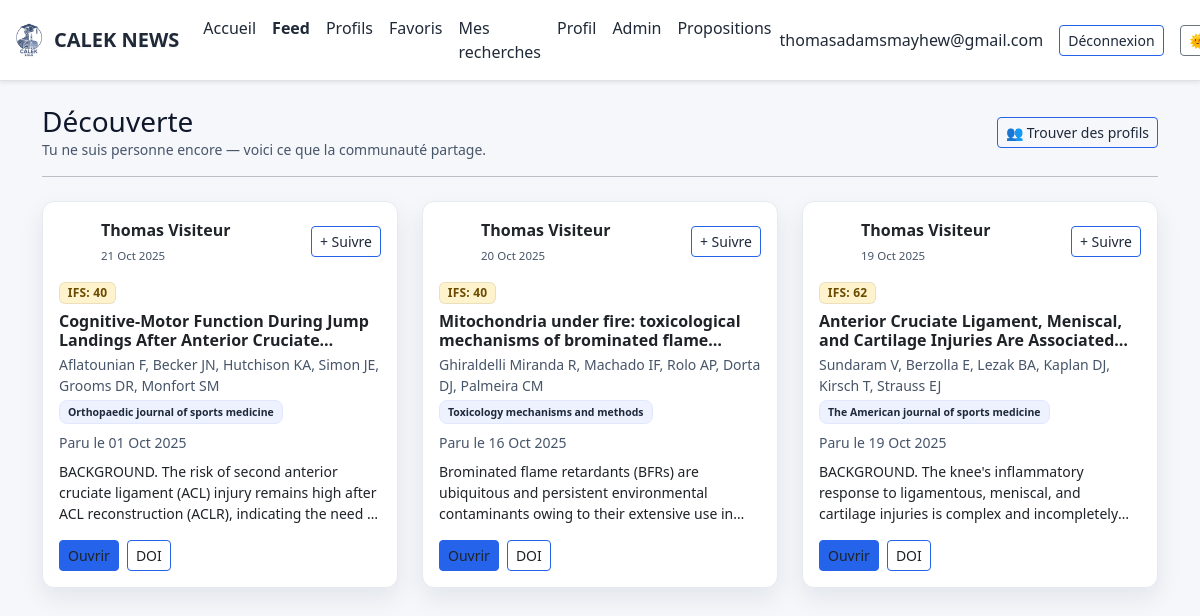
/feed (signed in), run on the app's committed database.
### app.py (models this page shows, shortened)
class User(UserMixin, db.Model):
    id = db.Column(db.Integer, primary_key=True)
    email = db.Column(db.String(120), unique=True, nullable=False)
    name = db.Column(db.String(120))
    password_hash = db.Column(db.String(255), nullable=False)
    role = db.Column(db.String(20), default="user")
    created_at = db.Column(db.DateTime, default=datetime.utcnow)

class Favorite(db.Model):
    __tablename__ = "favorite"
    id = db.Column(db.Integer, primary_key=True)
    user_id = db.Column(db.Integer, db.ForeignKey("user.id"), index=True, nullable=False)
    article_id = db.Column(db.Integer, db.ForeignKey("article.id"), index=True, nullable=False)
    note = db.Column(db.Text)
    is_public = db.Column(db.Boolean, default=True, nullable=False)
    public_note = db.Column(db.Text)
    created_at = db.Column(db.DateTime, default=datetime.utcnow)
    user = db.relationship("User", backref=db.backref("favorites", lazy="dynamic"))
    article = db.relationship("Article", backref=db.backref("favorited_by", lazy="dynamic"))
    __table_args__ = (
        db.UniqueConstraint("user_id", "article_id", name="_user_article_uc"),
    )

class Article(db.Model):
    id = db.Column(db.Integer, primary_key=True)
    title = db.Column(db.String(500), nullable=False)
    authors = db.Column(db.String(500))
    journal = db.Column(db.String(300))
    doi = db.Column(db.String(200), index=True)
    url = db.Column(db.String(500))
    abstract = db.Column(db.Text)
    published_date = db.Column(db.DateTime)
    published_at = db.Column(db.DateTime)
    source = db.Column(db.String(50))  # 'pubmed' | 'crossref' | 'manual'
    is_published = db.Column(db.Boolean, default=False)
    featured = db.Column(db.Boolean, default=False)
    domain = db.Column(db.String(80))
    pathology = db.Column(db.String(120))
    study_type = db.Column(db.String(80))
    source_order = db.Column(db.Integer)
    posted_by_id = db.Column(db.Integer, db.ForeignKey("user.id"))
    posted_by = db.relationship("User", backref="posts")
    created_at = db.Column(db.DateTime, default=datetime.utcnow)
    proposer_display_name = db.Column(db.String(120), nullable=True)

### app.py (the view)
@app.route('/feed')
@login_required
def feed():
    followed_ids = [f.followed_id for f in Follow.query.filter_by(follower_id=current_user.id).all()]
    if followed_ids:
        items = (
            Favorite.query
            .options(joinedload(Favorite.user), joinedload(Favorite.article))
            .filter(
                Favorite.user_id.in_(followed_ids),
                Favorite.is_public == True
            )
            .order_by(Favorite.created_at.desc())
            .limit(100)
            .all()
        )
        items = [i for i in items if i.article is not None]
        discovery = False
    else:
        items = (
            Favorite.query
            .options(joinedload(Favorite.user), joinedload(Favorite.article))
            .filter(
                Favorite.user_id != current_user.id,
                Favorite.is_public == True
            )
            .order_by(Favorite.created_at.desc())
            .limit(60)
            .all()
        )
        items = [i for i in items if i.article is not None]
        discovery = True
    return render_template('feed.html',
                           items=items,
                           followed_ids=followed_ids,
                           discovery=discovery)

### app.py (called while the page is built)
@login_manager.user_loader
def load_user(proposer_id):
    return User.query.get(int(proposer_id))

def _infer_study_score(article):
    st = (article.study_type or "").lower().strip()
    title = (article.title or "").lower()
    abst  = (article.abstract or "").lower()
    txt   = f"{st} {title} {abst}"
    m = {
        "meta-analysis": 25, "meta analyse": 25, "systematic review": 25,
        "randomized controlled trial": 20, "randomised controlled trial": 20, "rct": 20,
        "cohort": 12, "prospective": 12, "longitudinal": 12,
        "case-control": 10, "case control": 10,
        "cross-sectional": 8, "cross sectional": 8, "observational": 8,
        "case series": 5, "case report": 3, "pilot": 5
    }
    for k, v in m.items():
        if k in st:
            return v, k
    for kw, v in _STUDY_HINTS:
        if kw in txt:
            return v, kw
    return 0, "type d'étude non déterminé"

def _sample_size_score(article):
    text = f"{article.abstract or ''} {article.title or ''}".replace("\u00a0"," ")
    n = None
    m = re.search(r"\bn\s*=\s*(\d{2,5})\b", text, re.I)
    if m:
        n = int(m.group(1))
    else:
        m = re.search(r"\b(\d{2,5})\s+(participants?|patients?|subjects?)\b", text, re.I)
        if m: n = int(m.group(1))
    if not n:
        return 0, "taille d'échantillon non trouvée"
    if n < 30: s = 2
    elif n < 100: s = 5
    elif n < 300: s = 8
    else: s = 10
    return s, f"n≈{n}"

@app.context_processor
def inject_helpers():
    return {
        "reliability_score": reliability_score
    }

### templates/feed.html (shortened to what this page needs)
{% extends "layout.html" %}
{% block content %}
<div class="d-flex align-items-center justify-content-between mb-1 flex-wrap gap-2">
  <div>
    <h3 class="mb-0">{% if discovery %}Découverte{% else %}Mon feed{% endif %}</h3>
    <p class="text-muted small mb-0">
      {% if discovery %}
        Tu ne suis personne encore — voici ce que la communauté partage.
      {% else %}
        Les favoris publics des personnes que tu suis.
      {% endif %}
    </p>
  </div>
  <a href="{{ url_for('users_list') }}" class="btn btn-outline-primary btn-sm">👥 Trouver des profils</a>
</div>
<hr class="mb-4">
{% if not items %}
  <div class="text-center py-5 text-muted">
    <p class="fs-5">Aucun contenu partagé pour le moment.</p>
    <a href="{{ url_for('users_list') }}" class="btn btn-primary mt-2">Trouver des profils à suivre</a>
  </div>
{% else %}
<div class="row gy-3">
  {% for f in items %}
  {% set a = f.article %}
  {% set u = f.user %}
    {% set sc = (reliability_score(a)[0]) if reliability_score is defined else None %}
    {% set ifs_cls = 'badge-ifs-success' if sc is not none and sc>=80
                      else ('badge-ifs-primary' if sc is not none and sc>=60
                      else ('badge-ifs-warning' if sc is not none and sc>=40 else 'badge-ifs-danger')) %}
    <div class="col-md-6 col-lg-4">
      <div class="card h-100 article-card p-3" data-article-id="{{ a.id }}" role="button" tabindex="0">
        <div class="d-flex align-items-center gap-2 mb-3" onclick="event.stopPropagation()">
          <div class="avatar-circle">{{ (u.name or u.email)[0].upper() }}</div>
          <div class="flex-grow-1 min-w-0">
            <a href="{{ url_for('user_profile', user_id=u.id) }}"
               class="text-decoration-none fw-semibold text-dark d-block text-truncate">
              {{ u.name or u.email.split('@')[0] }}
            </a>
            <span class="text-muted" style="font-size:0.72rem;">{{ f.created_at.strftime('%d %b %Y') }}</span>
          </div>
          {% if u.id not in followed_ids and u.id != current_user.id %}
            <button class="btn btn-sm btn-outline-primary follow-btn flex-shrink-0"
                    data-user-id="{{ u.id }}"
                    onclick="event.stopPropagation(); followUser({{ u.id }}, this)">
              + Suivre
            </button>
          {% elif u.id in followed_ids %}
            <span class="badge bg-success-subtle text-success flex-shrink-0" style="font-size:0.7rem;">Abonné·e</span>
          {% endif %}
        </div>
        <div class="d-flex flex-wrap gap-2 mb-2 align-items-center">
          {% if sc is not none %}<span class="badge badge-ifs {{ ifs_cls }}">IFS: {{ sc }}</span>{% endif %}
        </div>
        <h6 class="fw-bold line-clamp-2 mb-1">{{ a.title }}</h6>
        {% if a.authors %}<p class="text-muted small mb-1">{{ a.authors }}</p>{% endif %}
        <div class="small text-muted mb-2 d-flex flex-wrap gap-2">
          {% if a.journal %}<span class="badge badge-soft badge-journal">{{ a.journal }}</span>{% endif %}
          {% if a.published_date %}<span>Paru le {{ a.published_date.strftime('%d %b %Y') }}</span>{% endif %}
        </div>
        {% if a.abstract %}
          <p class="small line-clamp-3 mb-3">{{ (a.abstract|striptags)[:320] }}{% if a.abstract|length > 320 %}…{% endif %}</p>
        {% else %}
          <p class="small text-muted mb-3 fst-italic">Résumé non disponible.</p>
        {% endif %}
        <div class="mt-auto d-flex gap-2" onclick="event.stopPropagation()">
          {% if a.url %}<a class="btn btn-sm btn-primary" href="{{ a.url }}" target="_blank">Ouvrir</a>{% endif %}
          {% if a.doi %}<a class="btn btn-sm btn-outline-primary" href="https://doi.org/{{ a.doi }}" target="_blank">DOI</a>{% endif %}
        </div>
      </div>
    </div>
  {% endfor %}
</div>
{% endif %}
{% endblock %}

### templates/layout.html (shortened to what this page needs)
<!doctype html>
<html lang="fr" data-bs-theme="light">
<head>
  <link href="https://cdn.jsdelivr.net/npm/bootstrap@5.3.3/dist/css/bootstrap.min.css" rel="stylesheet">
  <link href="{{ url_for('static', filename='css/theme.css') }}" rel="stylesheet">
</head>
<body>
<nav class="navbar navbar-expand-lg sticky-top shadow-sm bg-body border-bottom">
  <div class="container-fluid">
    <a class="navbar-brand fw-bold d-flex align-items-center gap-2" href="{{ url_for('index') }}">
      <img src="{{ url_for('static', filename='img/calek-logo.png') }}" alt="CALEK" class="logo-img" style="height:34px;width:auto;object-fit:contain">
      <span>CALEK NEWS</span>
    </a>
    <div class="collapse navbar-collapse" id="navbarNav">
      <ul class="navbar-nav me-auto mb-2 mb-lg-0">
        <li class="nav-item"><a class="nav-link{% if request.endpoint == 'index' %} active{% endif %}" href="{{ url_for('index') }}">Accueil</a></li>
        {% if current_user.is_authenticated %}
          <li class="nav-item"><a class="nav-link{% if request.endpoint == 'feed' %} active{% endif %}" href="{{ url_for('feed') }}">Feed</a></li>
          <li class="nav-item"><a class="nav-link{% if request.endpoint == 'users_list' %} active{% endif %}" href="{{ url_for('users_list') }}">Profils</a></li>
          <li class="nav-item"><a class="nav-link{% if request.endpoint == 'favorites' %} active{% endif %}" href="{{ url_for('favorites') }}">Favoris</a></li>
          <li class="nav-item">
            <a class="nav-link{% if request.endpoint == 'my_drafts' %} active{% endif %}" href="{{ url_for('my_drafts') }}">Mes recherches</a>
          </li>
          <li class="nav-item"><a class="nav-link{% if request.endpoint == 'me' %} active{% endif %}" href="{{ url_for('me') }}">Profil</a></li>
          {% if current_user.role == 'admin' %}
            <li class="nav-item"><a class="nav-link{% if request.endpoint and request.endpoint.startswith('admin_') %} active{% endif %}" href="{{ url_for('admin_dashboard') }}">Admin</a></li>
          {% endif %}
          {% if current_user.is_authenticated and current_user.role == 'admin' %}
            <li class="nav-item"><a class="nav-link" href="{{ url_for('admin_proposals') }}">Propositions</a></li>
          {% endif %}
        {% endif %}
      </ul>
      <div class="d-flex align-items-center gap-3">
        {% if current_user.is_authenticated %}
          <span class="user-email text-nowrap">{{ current_user.email }}</span>
          <a href="{{ url_for('logout') }}" class="btn btn-sm btn-outline-primary">Déconnexion</a>
        {% else %}
          <a href="{{ url_for('login') }}" class="btn btn-sm btn-outline-primary">Connexion</a>
          <a href="{{ url_for('signup') }}" class="btn btn-sm btn-primary">Inscription</a>
        {% endif %}
        <button id="theme-toggle" class="btn btn-sm btn-outline-secondary" title="Basculer le thème" aria-label="Basculer le thème">🌞</button>
      </div>
    </div>
  </div>
</nav>
<main class="container py-4">
  {% block content %}{% endblock %}
</main>
</body>
</html>

### static/css/theme.css (style rules this page uses)
:root { --bg: #fbf6f6; --panel: #ffffff; --panel-2: #f9fafc; --text: #0f172a; --muted: #475569; --primary: #2563eb; --accent: #f59e0b; --border: #e5e7eb; --shadow: 0 10px 24px rgba(16,24,40,.08); --nav-bg: #ffffff; --nav-border: #e5e7eb; }
html[data-bs-theme="light"] body { background: linear-gradient(180deg, #f7f9ff 0%, var(--bg) 60%); color: var(--text); }
html[data-bs-theme="light"] .navbar { background: var(--nav-bg); border-bottom: 1px solid var(--nav-border); box-shadow: 0 6px 16px rgba(16,24,40,.05); }
html[data-bs-theme="light"] .navbar .nav-link { color:#1f2937; }
html[data-bs-theme="light"] .navbar .nav-link.active { color:#111827; font-weight:600; }
html[data-bs-theme="light"] .article-card, html[data-bs-theme="light"] .side-card { background: var(--panel); border: 1px solid var(--border); box-shadow: var(--shadow); }
html[data-bs-theme="light"] .badge-soft { background: #eef2ff; color: #1e293b; border: 1px solid #e0e7ff; }
html[data-bs-theme="light"] .btn-primary { background: var(--primary); border-color: var(--primary); }
html[data-bs-theme="light"] .btn-outline-primary { border-color: var(--primary); color: #1e293b; }
.article-card { transition: transform .15s ease, box-shadow .15s ease, border-color .15s ease, background .15s ease; }
.badge-journal { display:inline-block; max-width:100%; overflow:hidden; text-overflow:ellipsis; white-space:nowrap; vertical-align:middle; }
.line-clamp-2, .line-clamp-3 { display:-webkit-box; -webkit-box-orient:vertical; overflow:hidden; }
.line-clamp-2 { -webkit-line-clamp:2; }
.line-clamp-3 { -webkit-line-clamp:3; }
.navbar .nav-link.active { font-weight:600; }
html[data-bs-theme="light"] .card a { color: #0f172a; }
html[data-bs-theme="light"] .card a.btn, html[data-bs-theme="light"] .card a.btn:hover { color: inherit; }
html[data-bs-theme="light"] .badge-soft { background: #eef2ff !important; color: #1e293b !important; border-color: #e0e7ff !important; }
html[data-bs-theme="light"] .text-muted { color: var(--muted) !important; }
html[data-bs-theme="light"] .navbar-brand, html[data-bs-theme="light"] .nav-link, html[data-bs-theme="light"] .user-email { color: #1f2937 !important; }
.navbar-brand .logo-img { height: 45px; width: auto; object-fit: contain; transition: transform 0.2s ease; }
.navbar-brand span { text-shadow: 0 1px 2px rgba(0,0,0,0.05); }
:root { --bg-body: #0f1115; --bg-card: #171a21; --text-main: #e8eaed; --text-muted: #9aa0a6; --border-soft: #2a2f3a; }
:root[data-bs-theme="light"] { --bg-body: #f5f7fb; --bg-card: #ffffff; --text-main: #1f2328; --text-muted: #56606b; --border-soft: #e6e9ef; }
html, body { background: var(--bg-body) !important; background-image: none !important; color: var(--text-main); }
body .container, body .container-fluid { background: none !important; }
.side-card, .article-card, .card { background: var(--bg-card) !important; color: var(--text-main) !important; border: 1px solid var(--border-soft) !important; }
.text-muted, .card .text-muted { color: var(--text-muted) !important; }
body * { background-image: none !important; }
.navbar, .navbar .container, .navbar .container-fluid { background: var(--bg-card) !important; background-image: none !important; }
.badge-ifs { font-weight: 600; letter-spacing: .2px; }
.badge-ifs-warning { background: #ffc107; color: #111; }
.badge-ifs-primary { background: #0d6efd; color: #fff; }

### templates/layout.html (style rules this page uses)
.card[role="button"] { cursor: pointer; }
.article-card, .side-card { border: 1px solid rgba(0,0,0,.08); background: var(--bs-body-bg); transition: transform .12s ease, box-shadow .12s ease, border-color .12s ease; border-radius: .75rem; }
.badge-soft { background: rgba(0,0,0,.06); color: var(--bs-body-color); border: 1px solid rgba(0,0,0,.08); }
.badge-journal { display: inline-block; max-width: 100%; overflow: hidden; text-overflow: ellipsis; white-space: nowrap; padding: .35rem .5rem; border-radius: .5rem; }
.line-clamp-2 { display:-webkit-box;-webkit-line-clamp:2;-webkit-box-orient:vertical;overflow:hidden }
.line-clamp-3 { display:-webkit-box;-webkit-line-clamp:3;-webkit-box-orient:vertical;overflow:hidden }

### templates/feed.html (style rules this page uses)
.avatar-circle { width: 34px; height: 34px; border-radius: 50%; background: linear-gradient(135deg, #6366f1, #8b5cf6); color: #fff; font-weight: 700; font-size: 0.85rem; display: flex; align-items: center; justify-content: center; flex-shrink: 0; }
.badge-ifs { background: var(--bs-warning-bg-subtle,#fff3cd); color:#6c4b00; border:1px solid rgba(0,0,0,.08); }

### data on the page
User: email "thomasadamsmayhew@gmail.com"
Favorite: created_at "21 Oct 2025", sc "40"
User: name "Thomas Visiteur"
Article: title "Cognitive-Motor Function During Jump Landings After Anterior…", authors "Aflatounian F, Becker JN, Hutchison KA, Simon JE, Grooms DR, Monfort SM", journal "Orthopaedic journal of sports medicine", published_date "01 Oct 2025", abstract "BACKGROUND. The risk of second anterior cruciate ligament (ACL) injury remains high after ACL reconstruction (ACLR), indicating the need…"
Favorite: created_at "20 Oct 2025", sc "40"
Article: title "Mitochondria under fire: toxicological mechanisms of brominated…", authors "Ghiraldelli Miranda R, Machado IF, Rolo AP, Dorta DJ, Palmeira CM", journal "Toxicology mechanisms and methods", published_date "16 Oct 2025", abstract "Brominated flame retardants (BFRs) are ubiquitous and persistent environmental contaminants owing to their extensive use…"
Favorite: created_at "19 Oct 2025", sc "62"
Article: title "Anterior Cruciate Ligament, Meniscal, and Cartilage Injuries Are…", authors "Sundaram V, Berzolla E, Lezak BA, Kaplan DJ, Kirsch T, Strauss EJ", journal "The American journal of sports medicine", published_date "19 Oct 2025", abstract "BACKGROUND. The knee's inflammatory response to ligamentous, meniscal, and cartilage injuries is complex and…"
